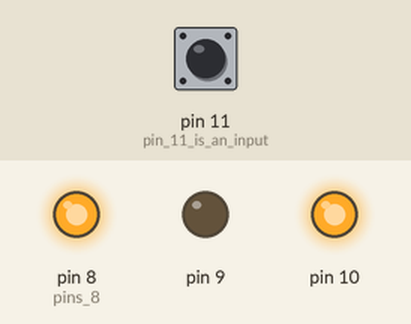
Recording of a sketch running on a simulated Arduino Uno, built with avr-gcc and run on an emulated ATmega328P. On the bench: output pins drawn as LEDs (lit = HIGH). Inputs (shaded band) come from the test bench; at power-on: pin 11 (pin_11_is_an_input) HIGH.

Above: at 1.2 s.
1.3 s: pin 11 (pin_11_is_an_input) pulled LOW for 0.15 s
At 1.37 s:
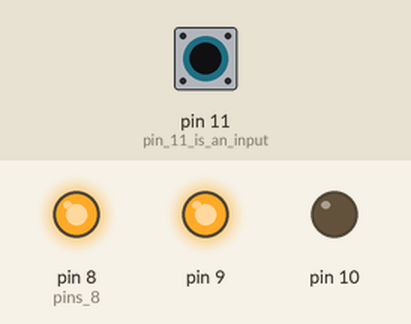
2.9 s: pin 11 (pin_11_is_an_input) pulled LOW for 3.2 s
At 7.5 s:
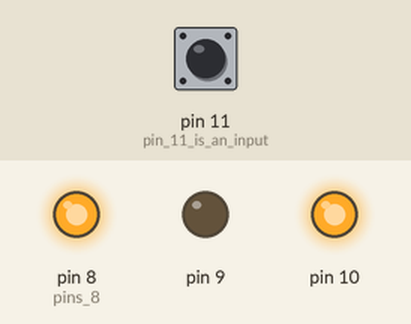
Timing chart, 0 to 9.0 s (numbered marks = the images above; inputs shaded):
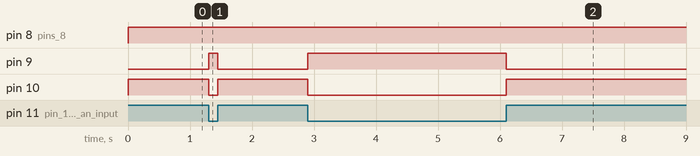

Measured:
- after the input at 1.3 s, pin 9: LOW → HIGH at once, → LOW 0.15 s later; pin 10: HIGH → LOW at once, → HIGH 0.15 s later
- after the input at 2.9 s, pin 9: LOW → HIGH at once, → LOW 3.2 s later; pin 10: HIGH → LOW at once, → HIGH 3.2 s later

The sketch:

RGB_Yellow__PB.ino
```cpp
/*
Turns led rbg on Yellow And on Magenta Using a Pushbutton
(If, INPUT PULLUP, pinMode, digital output)

*/

void setup() {
  // put your setup code here, to run once:
 pinMode(8, OUTPUT); // pins 8, 9 ,10 are digital outputs
  pinMode(9, OUTPUT);
  pinMode(10, OUTPUT);
     pinMode(11, INPUT_PULLUP);// pin 11 is an input

}
void loop() { // loops code forever
if( digitalRead(11)== 1){//If PB is off
digitalWrite(8, 1); // Then Turn on red & green leds to make yellow
  digitalWrite(9, 0);
  digitalWrite(10, 1);
}
if( digitalRead(11)== 0){//If PB is on
digitalWrite(8, 1);
  digitalWrite(9, 1);//Then Turn on Red and blue leds to make magenta
  digitalWrite(10, 0);
}

}
```
